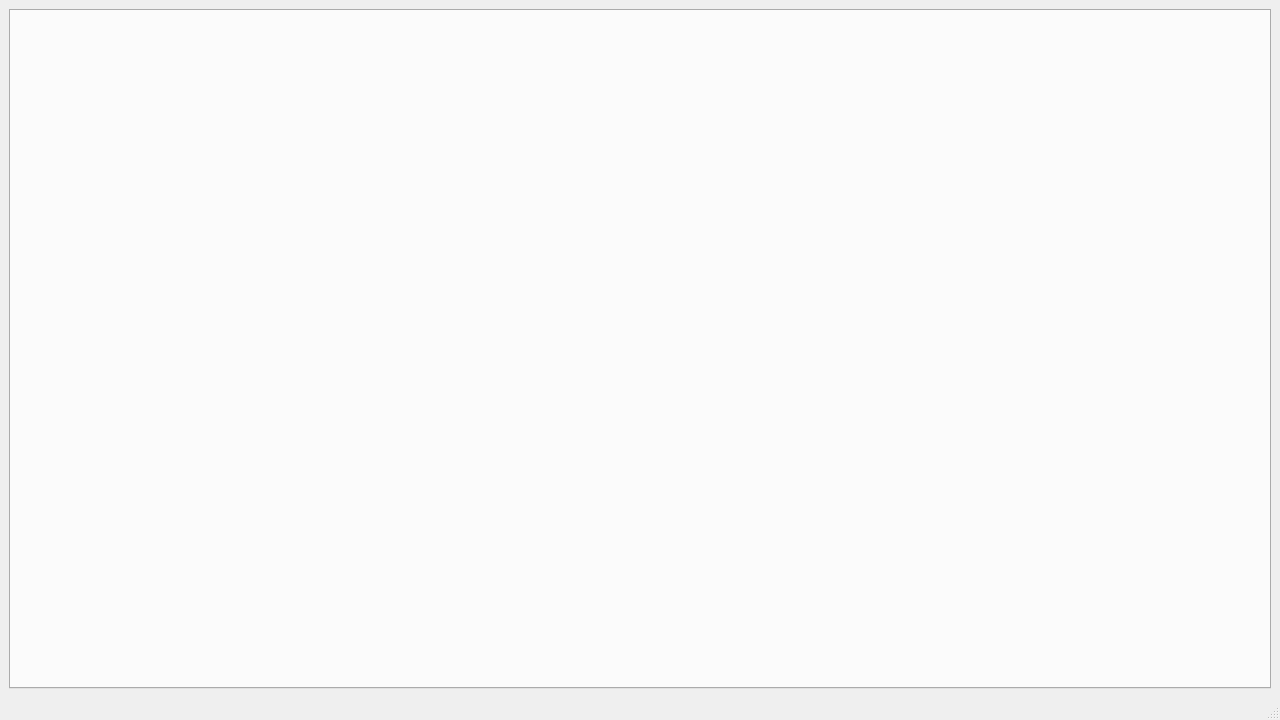
<?xml version="1.0" encoding="UTF-8"?>
<ui version="4.0">
 <class>MainWindow</class>
 <widget class="QMainWindow" name="MainWindow">
  <property name="geometry">
   <rect>
    <x>0</x>
    <y>0</y>
    <width>1280</width>
    <height>720</height>
   </rect>
  </property>
  <property name="windowTitle">
   <string>MainWindow</string>
  </property>
  <widget class="QWidget" name="centralwidget">
   <layout class="QVBoxLayout" name="verticalLayout">
    <item>
     <widget class="QTabWidget" name="Two_d_Tab">
      <property name="font">
       <font>
        <family>Arial</family>
        <pointsize>12</pointsize>
       </font>
      </property>
      <property name="currentIndex">
       <number>-1</number>
      </property>
     </widget>
    </item>
   </layout>
  </widget>
  <widget class="QMenuBar" name="menubar">
   <property name="geometry">
    <rect>
     <x>0</x>
     <y>0</y>
     <width>1280</width>
     <height>21</height>
    </rect>
   </property>
  </widget>
  <widget class="QStatusBar" name="statusbar"/>
 </widget>
 <resources/>
 <connections/>
</ui>
